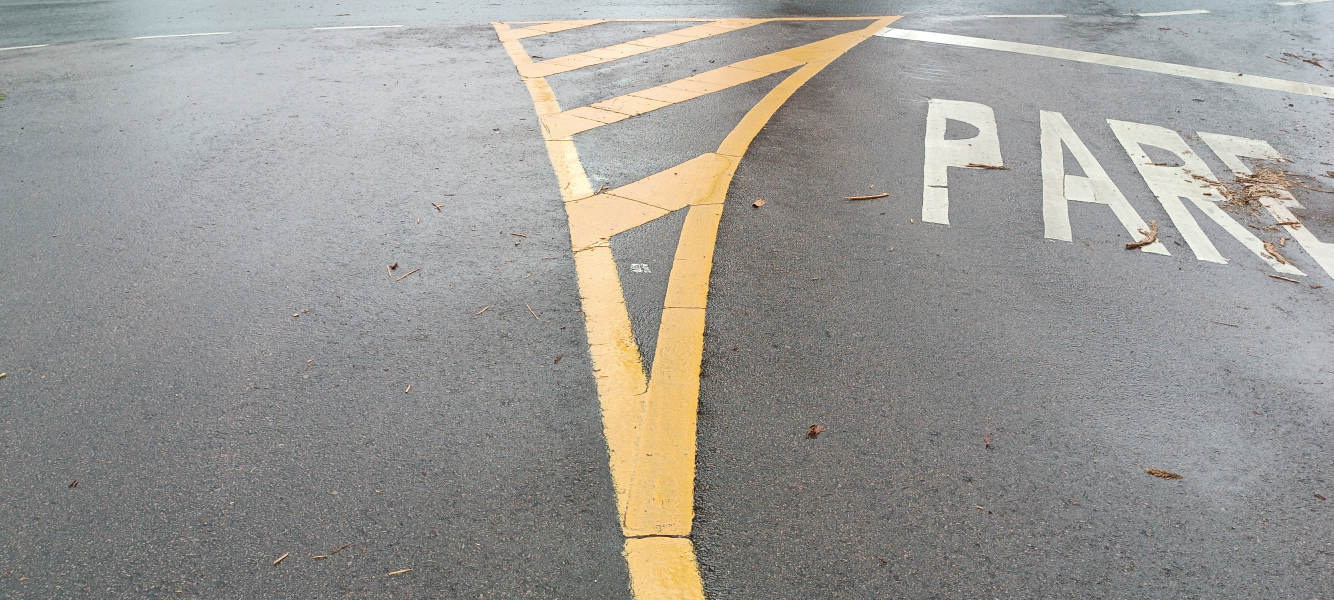
#> input picture study/random/IMG_20240218_105450.jpg, 4000 x 1800 px, found by its file name (shown at 1/3 size)
$ python image-thresholding-asphalt-mask.py
#> lines starting #> are read from the running program, lines starting #| are printed output that depends on the picture; after the words box and inside, x2 and y2 are one past the last pixel; in counts of white or black regions, pixels touching at a corner belong together
import cv2
import numpy as np

# Carregar a imagem
image = cv2.imread('IMG_20240218_105450.jpg', cv2.IMREAD_GRAYSCALE)
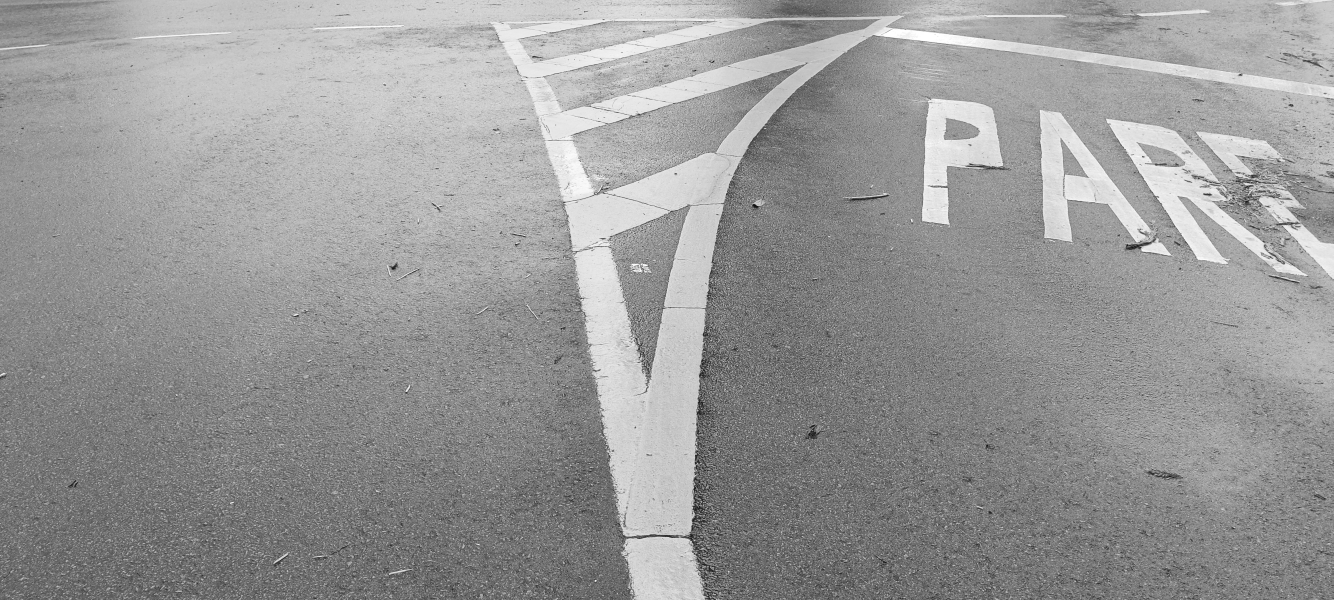
#> image: shape (1800, 4000) (shown at 1/3 size); min 0, max 255, mean 152.8

# Aplicar limiarização para segmentar o asfalto
_, asphalt_mask = cv2.threshold(image, 150, 255, cv2.THRESH_BINARY)
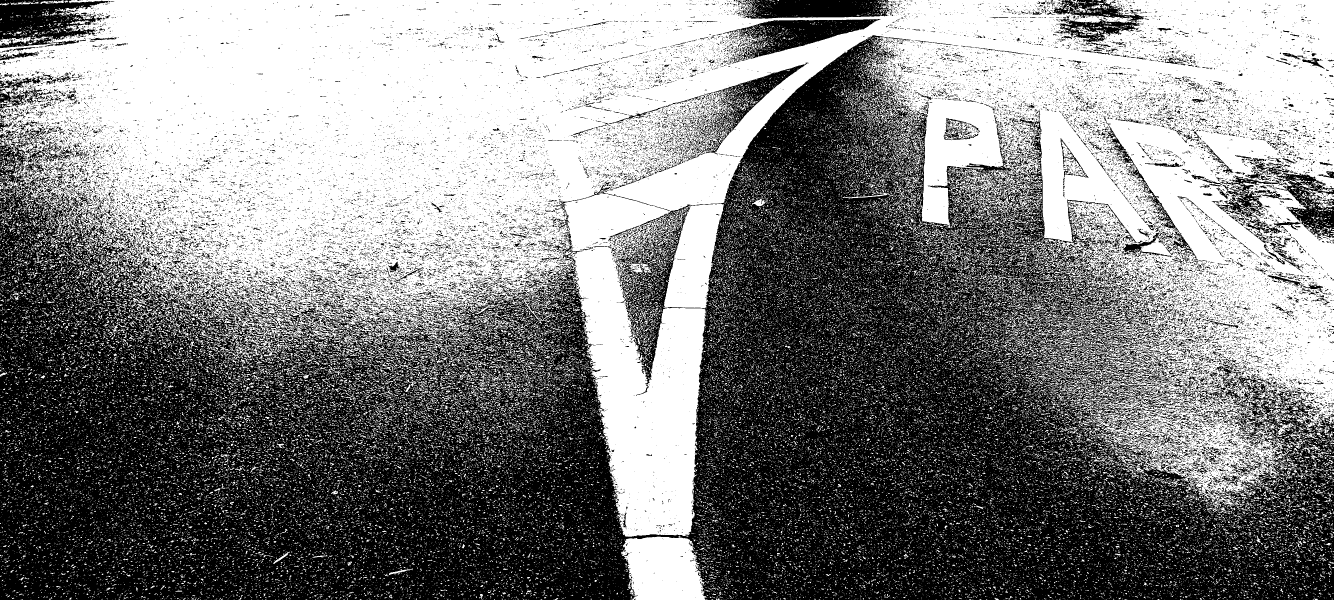
#> asphalt_mask: shape (1800, 4000) (shown at 1/3 size); 50.5% white; 31590 black regions (28717 under 20 px), largest, box (x1, y1, x2, y2) and area: (0, 105, 4000, 1800) 3125160, (0, 0, 325, 144) 27138, (2168, 57, 2642, 191) 23771

# Adicionar tons de cinza mais escuros à máscara do asfalto
darkened_asphalt = cv2.addWeighted(asphalt_mask, 0.5, asphalt_mask, 0.5, 0)

# Exibir a imagem resultante
cv2.namedWindow('Darkened Asphalt Mask', cv2.WINDOW_NORMAL)
cv2.resizeWindow('Darkened Asphalt Mask', 1800, 800)
cv2.imshow('Darkened Asphalt Mask', darkened_asphalt)

# Esperar por uma tecla pressionada e fechar a janela
cv2.waitKey(0)
cv2.destroyAllWindows()

$ run again, with study/random/random7.jpg copied over study/random/IMG_20240218_105450.jpg
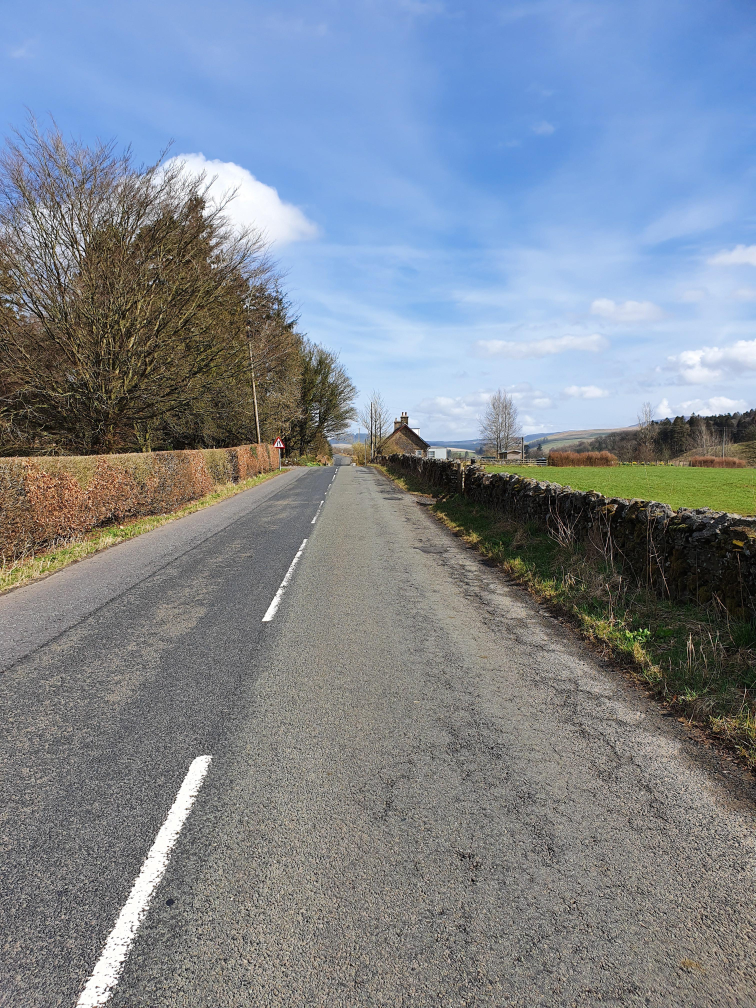
#> input picture study/random/random7.jpg, 3024 x 4032 px, found by its file name (shown at 1/4 size)
#> `image = cv2.imread('IMG_20240218_105450.jpg', cv2.IMREAD_GRAYSCALE)`:
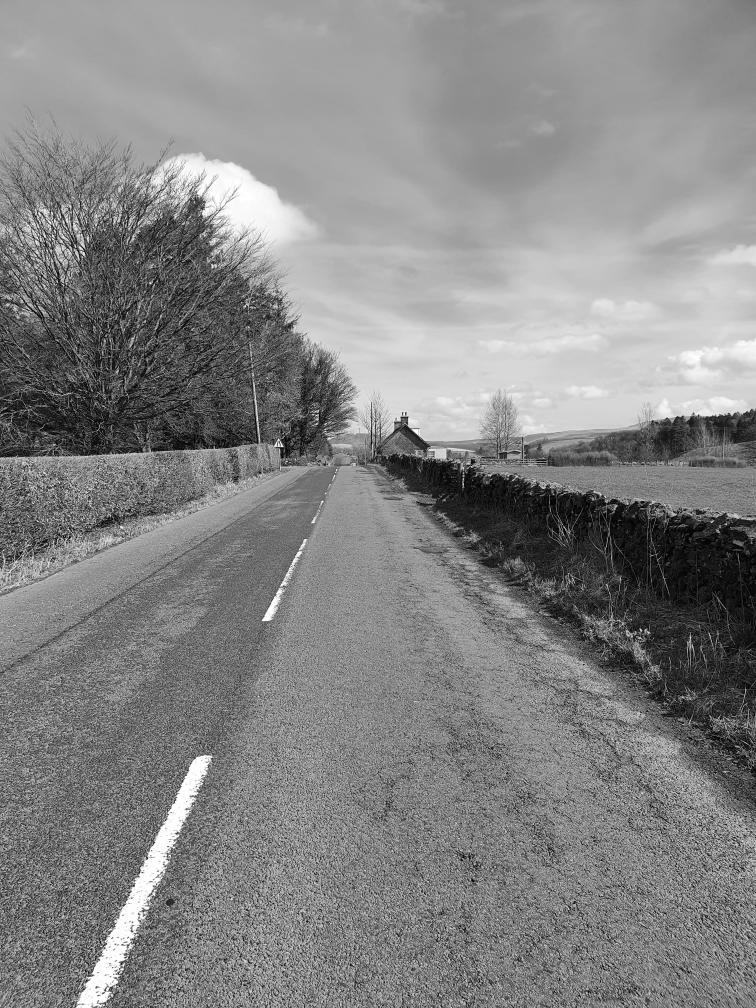
#> image: shape (4032, 3024) (shown at 1/4 size); min 0, max 255, mean 132.9
#> `_, asphalt_mask = cv2.threshold(image, 150, 255, cv2.THRESH_BINARY)`:
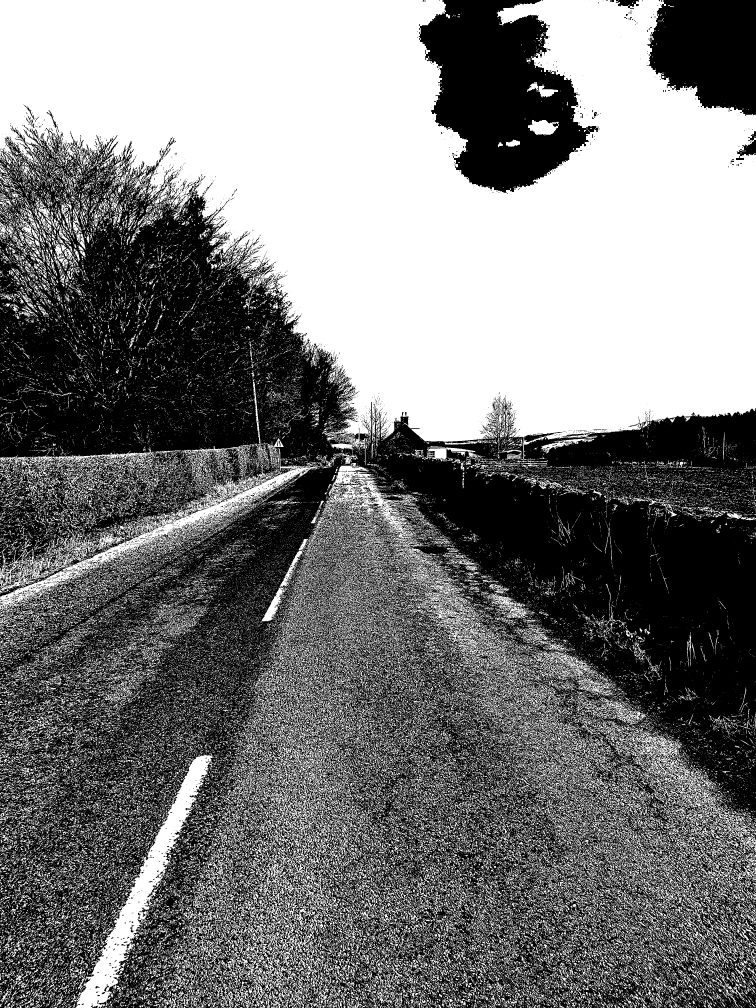
#> asphalt_mask: shape (4032, 3024) (shown at 1/4 size); 47.6% white; 90055 white regions (73584 under 20 px), largest, box (x1, y1, x2, y2) and area: (0, 0, 3024, 1840) 3502837, (1253, 1863, 2147, 2748) 94920, (302, 3017, 855, 4032) 91815
